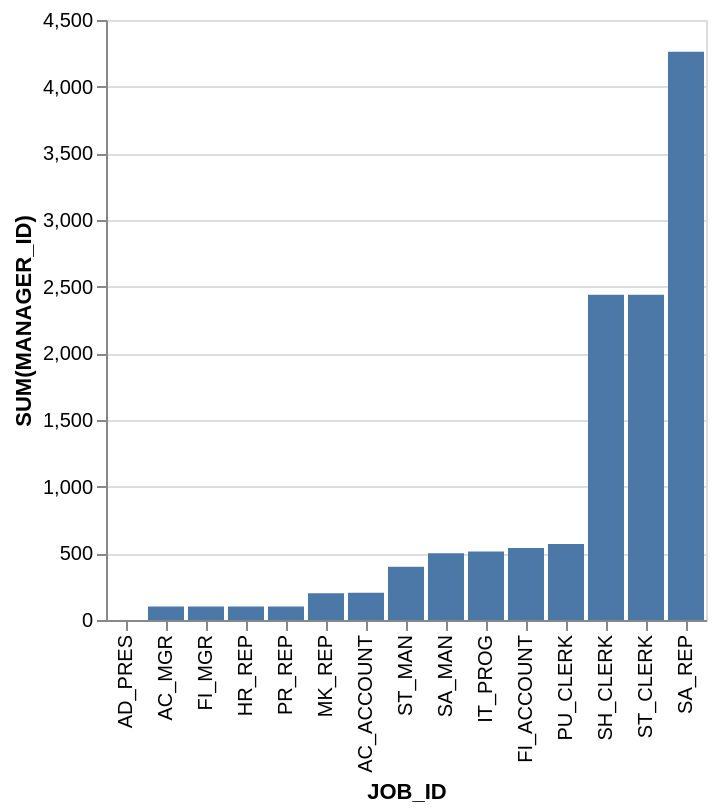

Specify this chart in Vega-Lite:
### Vega-Lite specification from a JSON file in a GitHub repository (floating-point values rounded to 4 significant figures)
{"data": {"values": [{"x_data": "AD_PRES", "y_data": 0}, {"x_data": "AC_MGR", "y_data": 101}, {"x_data": "FI_MGR", "y_data": 101}, {"x_data": "HR_REP", "y_data": 101}, {"x_data": "PR_REP", "y_data": 101}, {"x_data": "MK_REP", "y_data": 201}, {"x_data": "AC_ACCOUNT", "y_data": 205}, {"x_data": "ST_MAN", "y_data": 400}, {"x_data": "SA_MAN", "y_data": 500}, {"x_data": "IT_PROG", "y_data": 514}, {"x_data": "FI_ACCOUNT", "y_data": 540}, {"x_data": "PU_CLERK", "y_data": 570}, {"x_data": "SH_CLERK", "y_data": 2440}, {"x_data": "ST_CLERK", "y_data": 2440}, {"x_data": "SA_REP", "y_data": 4261}]}, "mark": "bar", "encoding": {"x": {"field": "x_data", "type": "nominal", "title": "JOB_ID", "sort": {"op": "sum", "field": "y_data", "order": "ascending"}}, "y": {"field": "y_data", "type": "quantitative", "title": "SUM(MANAGER_ID)"}}}
